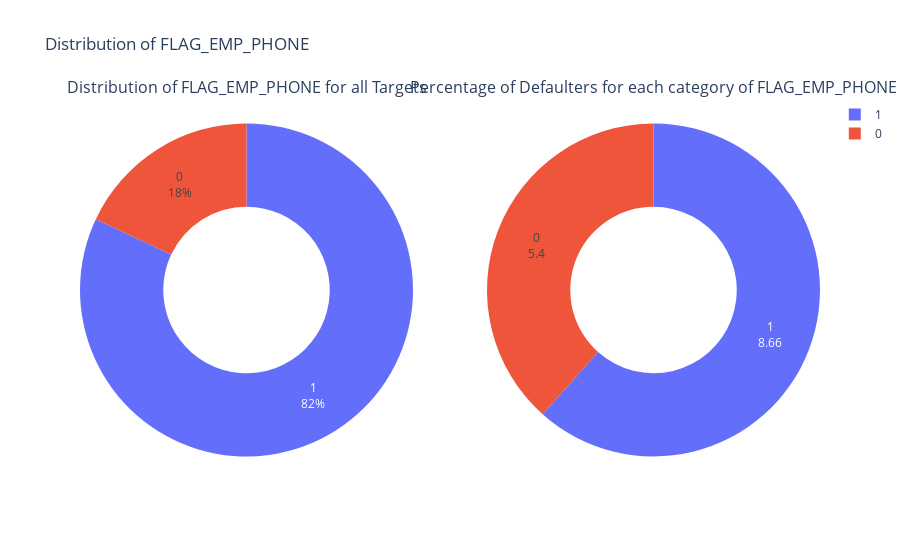

Notebook code cell kept with this figure:
### Markdown cell above
<b><u>Distribution of Categorical Variable FLAG_EMP_PHONE</u></b>

This column is a boolean column, which tells whether if the client provided his Work Phone Number or not.<br>
Here <b>1</b> stands for <b>Yes</b> and <b>0</b> stands for <b>No</b>.

### Code cell
#let us first see the unique categories of 'FLAG_EMP_PHONE'
print_unique_categories(application_train, 'FLAG_EMP_PHONE')

#plotting the Pie Plot for the Column
plot_categorical_variables_pie(application_train, column_name = 'FLAG_EMP_PHONE', hole = 0.5)
print('-'*100)

### Figure 1 — Plotly figure (JSON) as saved in the notebook; plotly's stock layout.template omitted (floating-point values rounded to 4 significant figures)
{"data": [{"domain": {"x": [0, 0.45], "y": [0, 1]}, "hole": 0.5, "labels": [1, 0], "textinfo": "label+percent", "textposition": "inside", "type": "pie", "values": [252125, 55386]}, {"domain": {"x": [0.55, 1], "y": [0, 1]}, "hole": 0.5, "hoverinfo": "label+value", "labels": [1, 0], "textinfo": "label+value", "type": "pie", "values": [8.66, 5.4]}], "layout": {"annotations": [{"font": {"size": 16}, "showarrow": false, "text": "Distribution of FLAG_EMP_PHONE for all Targets", "x": 0.225, "xanchor": "center", "xref": "paper", "y": 1, "yanchor": "bottom", "yref": "paper"}, {"font": {"size": 16}, "showarrow": false, "text": "Percentage of Defaulters for each category of FLAG_EMP_PHONE", "x": 0.775, "xanchor": "center", "xref": "paper", "y": 1, "yanchor": "bottom", "yref": "paper"}], "title": {"text": "Distribution of FLAG_EMP_PHONE"}}}
